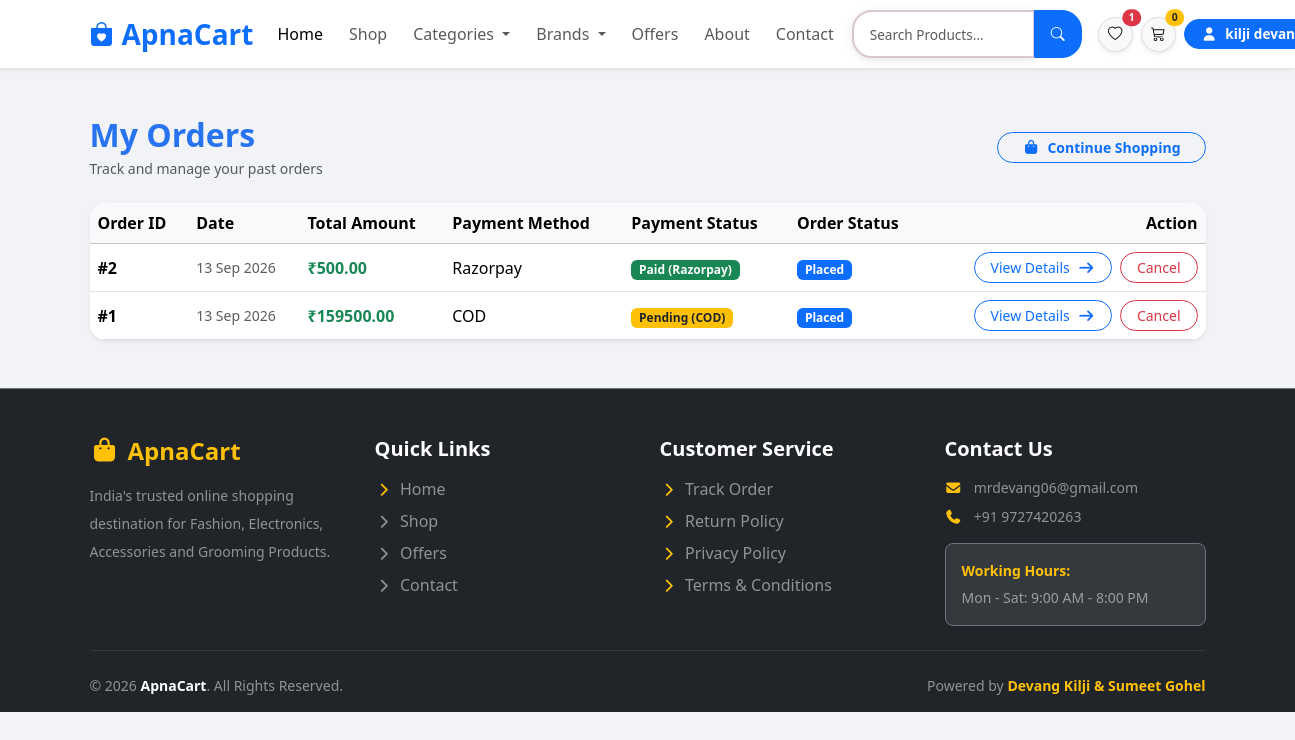
The page /orders.php (signed in) on the database as committed earlier.
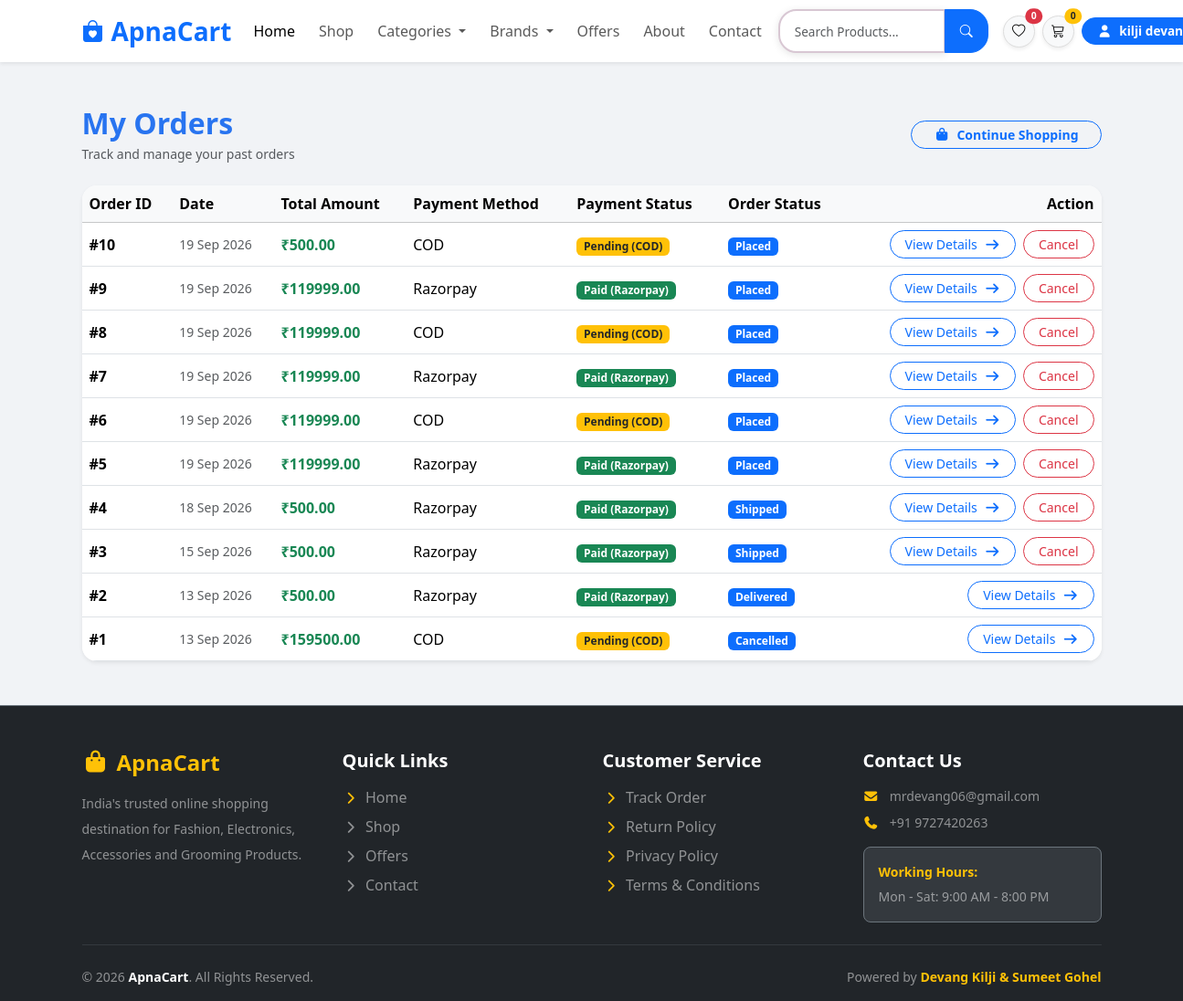
The same page on the database as committed later.
### tables this page shows
CREATE TABLE `orders` (
  `orderID` int(11) NOT NULL,
  `userID` int(11) NOT NULL,
  `fullName` varchar(100) NOT NULL,
  `phone` varchar(20) NOT NULL,
  `address` text NOT NULL,
  `city` varchar(550) NOT NULL,
  `state` varchar(50) NOT NULL,
  `pincode` varchar(20) NOT NULL,
  `totalAmount` decimal(10,2) NOT NULL,
  `paymentMethod` varchar(30) NOT NULL,
  `paymentStatus` varchar(30) DEFAULT 'Pending',
  `orderStatus` varchar(30) DEFAULT 'Placed',
  `orderDate` timestamp NOT NULL DEFAULT current_timestamp()
);

### orders.php (the view, shortened to what the rows shown need)
<?php
$userID = intval($_SESSION['userID']);
include("include/header.php");
include("include/navbar.php");
if(isset($_GET['orderID'])) {
    $orderID = intval($_GET['orderID']);
    $ordQuery = mysqli_query($conn, "SELECT * FROM orders WHERE orderID = '$orderID' AND userID = '$userID'");
    if($ordQuery && mysqli_num_rows($ordQuery) > 0) {
        $order = mysqli_fetch_assoc($ordQuery);
        $itemsQuery = "SELECT order_items.*, products.pTitle, products.Pimage1
                       FROM order_items
                       JOIN products ON order_items.pID = products.pID
                       WHERE order_items.orderID = '$orderID'";
        $itemsRes = mysqli_query($conn, $itemsQuery);
        ?>
        <div class="container my-5">
            <div class="d-flex justify-content-between align-items-center mb-4 flex-wrap gap-2">
                <div>
                    <h3 class="fw-bold mb-1">Order Details #<?php echo $order['orderID']; ?></h3>
                    <p class="text-muted small mb-0">Placed on <?php echo date('d M Y, h:i A', strtotime($order['orderDate'])); ?></p>
                </div>
                <div class="d-flex gap-2 flex-wrap">
                    <a href="invoice.php?orderID=<?php echo $order['orderID']; ?>" class="btn btn-success rounded-pill px-4 btn-sm">
                        <i class="fa fa-receipt me-1"></i> View Bill
                    </a>
                    <?php if (!in_array($order['orderStatus'], ['Delivered', 'Cancelled'])) : ?>
                        <a href="cancel-order.php?orderID=<?php echo (int)$order['orderID']; ?>" class="btn btn-outline-danger rounded-pill px-4 btn-sm">
                            <i class="fa fa-times-circle me-1"></i> Cancel Order
                        </a>
                    <?php endif; ?>
                    <a href="orders.php" class="btn btn-outline-secondary rounded-pill px-4 btn-sm">
                        <i class="fa fa-arrow-left me-1"></i> Back to Orders
                    </a>
                </div>
            </div>
            <div class="row g-4">
                <div class="col-lg-8">
                    <div class="card border-0 shadow-sm rounded-4 p-4 mb-4">
                        <h5 class="fw-bold mb-3">Items in this Order</h5>
                        <div class="table-responsive">
                            <table class="table align-middle mb-0">
                                <thead class="table-light">
                                    <tr>
                                        <th>Product</th>
                                        <th>Price</th>
                                        <th>Quantity</th>
                                        <th>Subtotal</th>
                                    </tr>
                                </thead>
                                <tbody>
                                    <?php
                                    while($item = mysqli_fetch_assoc($itemsRes)) {
                                        $sub = $item['price'] * $item['quantity'];
                                    ?>
                                        <tr>
                                            <td>
                                                <div class="d-flex align-items-center">
                                                    <img src="images/<?php echo htmlspecialchars($item['Pimage1']); ?>" class="rounded-3 me-3 border" style="width: 55px; height: 55px; object-fit: contain;">
                                                    <span class="fw-semibold text-dark"><?php echo htmlspecialchars($item['pTitle']); ?></span>
                                                </div>
                                            </td>
                                            <td>₹<?php echo $item['price']; ?></td>
                                            <td><span class="badge bg-light text-dark border px-3 py-2"><?php echo $item['quantity']; ?></span></td>
                                            <td class="fw-bold text-success">₹<?php echo $sub; ?></td>
                                        </tr>
                                    <?php } ?>
                                </tbody>
                            </table>
                        </div>
                    </div>
                </div>
                <div class="col-lg-4">
                    <div class="card border-0 shadow-sm rounded-4 p-4 bg-light mb-4">
                        <h5 class="fw-bold mb-3">Delivery Address</h5>
                        <p class="fw-bold mb-1"><?php echo htmlspecialchars($order['fullName']); ?> (<?php echo htmlspecialchars($order['phone']); ?>)</p>
                        <p class="text-muted small mb-0">
                            <?php echo htmlspecialchars($order['address'] . ', ' . $order['city'] . ', ' . $order['state'] . ' - ' . $order['pincode']); ?>
                        </p>
                    </div>
                    <div class="card border-0 shadow-sm rounded-4 p-4 bg-light">
                        <h5 class="fw-bold mb-3">Payment & Summary</h5>
                        <div class="d-flex justify-content-between mb-2">
                            <span class="text-muted">Payment Method</span>
                            <span class="fw-semibold"><?php echo $order['paymentMethod']; ?></span>
                        </div>
                        <div class="d-flex justify-content-between mb-2">
                            <span class="text-muted">Payment Status</span>
                            <span class="badge bg-success"><?php echo $order['paymentStatus']; ?></span>
                        </div>
                        <div class="d-flex justify-content-between mb-3">
                            <span class="text-muted">Order Status</span>
                            <span class="badge bg-primary"><?php echo $order['orderStatus']; ?></span>
                        </div>
                        <hr>
                        <div class="d-flex justify-content-between">
                            <span class="fw-bold fs-5">Total Paid</span>
                            <span class="fw-bold fs-5 text-success">₹<?php echo $order['totalAmount']; ?></span>
                        </div>
                    </div>
                </div>
            </div>
        </div>
        <?php
    } else {
        echo '<div class="container my-5 text-center"><h4>Order not found!</h4><a href="orders.php" class="btn btn-primary mt-3">Back to Orders</a></div>';
    }
} else {
    $ordersQuery = mysqli_query($conn, "SELECT * FROM orders WHERE userID = '$userID' ORDER BY orderID DESC");
    ?>
    <div class="container my-5">
        <div class="d-flex justify-content-between align-items-center mb-4">
            <div>
                <h2 class="fw-bold mb-1">My Orders</h2>
            </div>
        </div>
        <?php if($ordersQuery && mysqli_num_rows($ordersQuery) > 0) { ?>
            <div class="card border-0 shadow-sm rounded-4 overflow-hidden">
                <div class="table-responsive">
                    <table class="table align-middle mb-0">
                        <thead class="table-light">
                            <tr>
                                <th>Order ID</th>
                                <th>Date</th>
                                <th>Total Amount</th>
                                <th>Payment Method</th>
                                <th>Payment Status</th>
                                <th>Order Status</th>
                                <th class="text-end">Action</th>
                            </tr>
                        </thead>
                        <tbody>
                            <?php while($ord = mysqli_fetch_assoc($ordersQuery)) { ?>
                                <tr>
                                    <td class="fw-bold">#<?php echo $ord['orderID']; ?></td>
                                    <td class="text-muted small"><?php echo date('d M Y', strtotime($ord['orderDate'])); ?></td>
                                    <td class="fw-bold text-success">₹<?php echo $ord['totalAmount']; ?></td>
                                    <td><?php echo $ord['paymentMethod']; ?></td>
                                    <td>
                                        <span class="badge bg-<?php echo strpos($ord['paymentStatus'], 'Paid') !== false ? 'success' : 'warning text-dark'; ?>">
                                            <?php echo $ord['paymentStatus']; ?>
                                        </span>
                                    </td>
                                    <td>
                                        <span class="badge bg-primary"><?php echo $ord['orderStatus']; ?></span>
                                    </td>
                                    <td class="text-end">
                                        <div class="d-flex justify-content-end gap-2 flex-wrap">
                                            <a href="orders.php?orderID=<?php echo $ord['orderID']; ?>" class="btn btn-outline-primary btn-sm rounded-pill px-3">
                                                View Details <i class="fa fa-arrow-right ms-1"></i>
                                            </a>
                                            <?php if (!in_array($ord['orderStatus'], ['Delivered', 'Cancelled'])) : ?>
                                                <a href="cancel-order.php?orderID=<?php echo (int)$ord['orderID']; ?>" class="btn btn-outline-danger btn-sm rounded-pill px-3">Cancel</a>
                                            <?php endif; ?>
                                        </div>
                                    </td>
                                </tr>
                            <?php } ?>
                        </tbody>
                    </table>
                </div>
            </div>
        <?php } ?>
    </div>
<?php
}
include("include/footer.php");
?>

Rows that differ between the two databases and show on the page:
added orders: orderID "10", orderDate "19 Sep 2026", totalAmount "500.00", paymentMethod "COD", paymentStatus "Pending (COD)", orderStatus "Placed"
added orders: orderID "9", orderDate "19 Sep 2026", totalAmount "119999.00", paymentMethod "Razorpay", paymentStatus "Paid (Razorpay)", orderStatus "Placed"
added orders: orderID "8", orderDate "19 Sep 2026", totalAmount "119999.00", paymentMethod "COD", paymentStatus "Pending (COD)", orderStatus "Placed"
added orders: orderID "7", orderDate "19 Sep 2026", totalAmount "119999.00", paymentMethod "Razorpay", paymentStatus "Paid (Razorpay)", orderStatus "Placed"
added orders: orderID "6", orderDate "19 Sep 2026", totalAmount "119999.00", paymentMethod "COD", paymentStatus "Pending (COD)", orderStatus "Placed"
added orders: orderID "5", orderDate "19 Sep 2026", totalAmount "119999.00", paymentMethod "Razorpay", paymentStatus "Paid (Razorpay)", orderStatus "Placed"
added orders: orderID "4", orderDate "18 Sep 2026", totalAmount "500.00", paymentMethod "Razorpay", paymentStatus "Paid (Razorpay)", orderStatus "Shipped"
added orders: orderID "3", orderDate "15 Sep 2026", totalAmount "500.00", paymentMethod "Razorpay", paymentStatus "Paid (Razorpay)", orderStatus "Shipped"
changed orders id 2: orderStatus "Placed" → "Delivered"; no longer shows "Cancel"
changed orders id 1: orderStatus "Placed" → "Cancelled"; no longer shows "Cancel"
Other text that changed with them:
$wishlistCount: "1" → "0"
